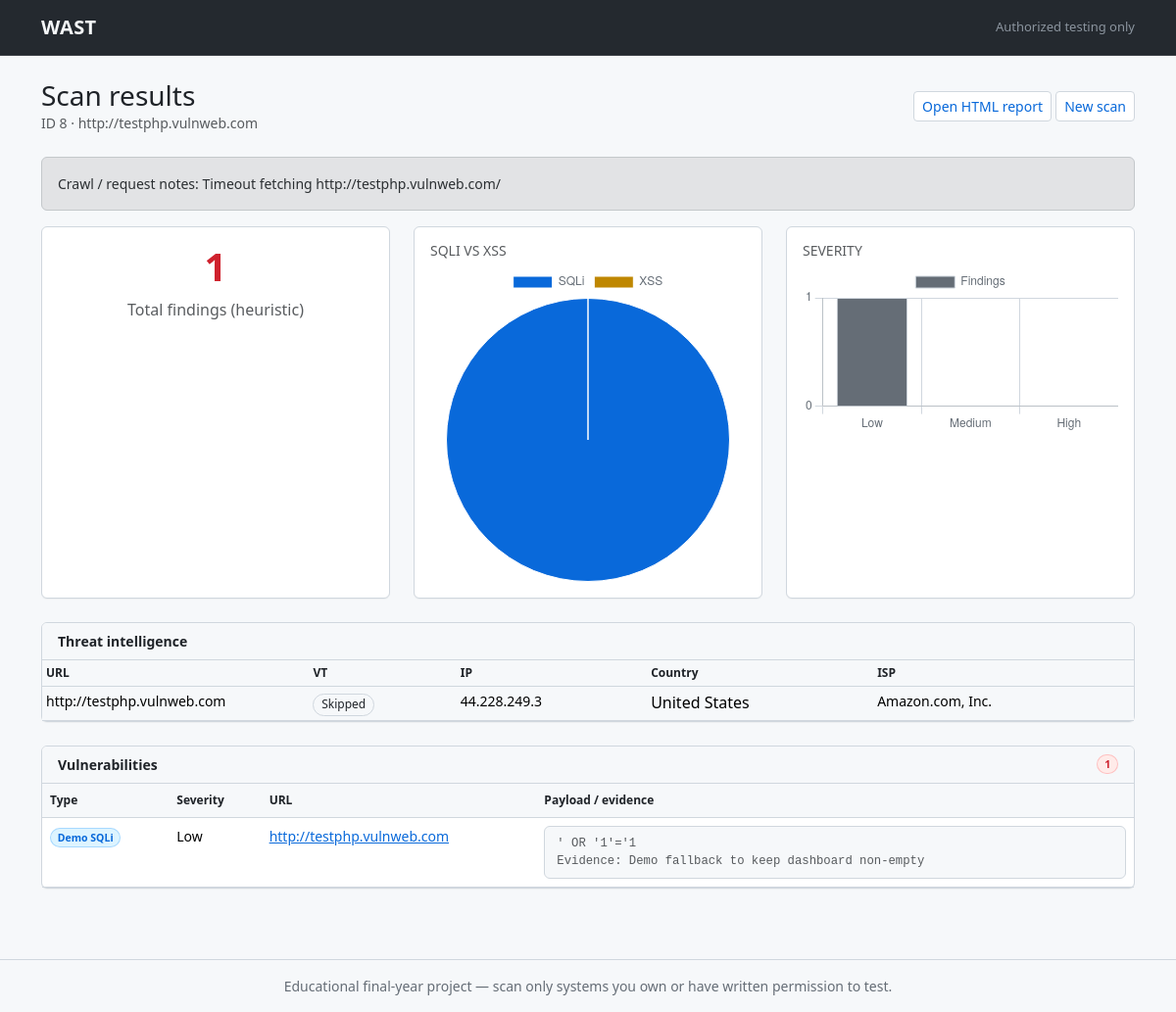
The page /results/8 on the database its author committed.
### tables this page shows
CREATE TABLE scans (
                id INTEGER PRIMARY KEY AUTOINCREMENT,
                target_url TEXT NOT NULL,
                timestamp TEXT NOT NULL,
                status TEXT DEFAULT 'pending',
                error_message TEXT
            );

CREATE TABLE threat_intel (
                id INTEGER PRIMARY KEY AUTOINCREMENT,
                scan_id INTEGER NOT NULL,
                url TEXT NOT NULL,
                virustotal_status TEXT,
                ip TEXT,
                country TEXT,
                isp TEXT,
                FOREIGN KEY (scan_id) REFERENCES scans(id)
            );

CREATE TABLE vulnerabilities (
                id INTEGER PRIMARY KEY AUTOINCREMENT,
                scan_id INTEGER NOT NULL,
                type TEXT NOT NULL,
                url TEXT NOT NULL,
                payload TEXT,
                severity TEXT,
                FOREIGN KEY (scan_id) REFERENCES scans(id)
            );

### app.py (the view)
@app.route("/results/<int:scan_id>")
def results(scan_id: int):
    conn = get_db()
    try:
        scan = conn.execute("SELECT * FROM scans WHERE id = ?", (scan_id,)).fetchone()
        if not scan:
            flash("Scan not found.", "danger")
            return redirect(url_for("home"))
        vulns = conn.execute(
            "SELECT * FROM vulnerabilities WHERE scan_id = ? ORDER BY id",
            (scan_id,),
        ).fetchall()
        intel = conn.execute(
            "SELECT * FROM threat_intel WHERE scan_id = ? ORDER BY id",
            (scan_id,),
        ).fetchall()
    finally:
        conn.close()
    scan_d = dict(scan)
    vulns_d = [dict(v) for v in vulns]
    intel_d = [dict(r) for r in intel]
    sqli_count = sum(1 for v in vulns_d if "SQLi" in (v.get("type") or ""))
    xss_count = sum(1 for v in vulns_d if "XSS" in (v.get("type") or ""))
    sev_counts = {"Low": 0, "Medium": 0, "High": 0}
    for v in vulns_d:
        s = (v.get("severity") or "").split()[0] if v.get("severity") else ""
        if s in sev_counts:
            sev_counts[s] += 1
        elif v.get("severity"):
            sev_counts["Medium"] += 1
    sev_struct = {"low": sev_counts["Low"], "medium": sev_counts["Medium"], "high": sev_counts["High"]}
    return render_template(
        "results.html",
        scan=scan_d,
        vulns=vulns_d,
        intel=intel_d,
        sqli_count=sqli_count,
        xss_count=xss_count,
        sev_counts=sev_counts,
        sev_struct=sev_struct,
        total_vulns=len(vulns_d),
    )

### app.py (called while the page is built)
def get_db() -> sqlite3.Connection:
    conn = sqlite3.connect(DB_PATH, check_same_thread=False)
    conn.row_factory = sqlite3.Row
    return conn

### templates/results.html (shortened to what this page needs)
{% extends "base.html" %}
{% block content %}
<div class="d-flex flex-wrap justify-content-between align-items-center gap-2 mb-4">
  <div>
    <h1 class="h3 mb-0">Scan results</h1>
    <p class="text-muted mb-0 small">ID {{ scan.id }} · {{ scan.target_url }}</p>
  </div>
  <div>
    <a class="btn btn-outline-gh btn-sm" href="{{ url_for('report', scan_id=scan.id) }}" target="_blank">Open HTML report</a>
    <a class="btn btn-outline-gh btn-sm" href="{{ url_for('home') }}">New scan</a>
  </div>
</div>
{% if scan.status in ('pending', 'running') %}
<div class="alert alert-warning" id="scan-progress">
  Scan status: <strong id="scan-status-text">{{ scan.status }}</strong>.
  Status polls every few seconds; the page reloads when the scan completes or fails.
</div>
{% elif scan.status == 'failed' %}
<div class="alert alert-danger">Scan failed: {{ scan.error_message or 'Unknown error' }}</div>
{% else %}
{% if scan.error_message %}
<div class="alert alert-secondary small">Crawl / request notes: {{ scan.error_message }}</div>
{% endif %}
{% endif %}
<div class="row g-4 mb-4">
  <div class="col-md-4">
    <div class="card h-100 gh-card">
      <div class="card-body text-center">
        <h2 class="display-6 stat-number">{{ total_vulns }}</h2>
        <p class="text-muted mb-0">Total findings (heuristic)</p>
      </div>
    </div>
  </div>
  <div class="col-md-4">
    <div class="card h-100 gh-card">
      <div class="card-body">
        <h6 class="text-uppercase text-muted small">SQLi vs XSS</h6>
        <canvas id="chartTypes" height="160"></canvas>
      </div>
    </div>
  </div>
  <div class="col-md-4">
    <div class="card h-100 gh-card">
      <div class="card-body">
        <h6 class="text-uppercase text-muted small">Severity</h6>
        <canvas id="chartSeverity" height="160"></canvas>
      </div>
    </div>
  </div>
</div>
<div class="row g-4">
  <div class="col-12">
    <div class="card gh-card h-100">
      <div class="card-header">Threat intelligence</div>
      <div class="card-body table-responsive p-0">
        {% if intel %}
        <table class="table table-sm table-striped gh-table mb-0">
          <thead><tr><th>URL</th><th>VT</th><th>IP</th><th>Country</th><th>ISP</th></tr></thead>
          <tbody>
            {% for row in intel %}
            <tr>
              <td class="small text-truncate" style="max-width:8rem;" title="{{ row.url }}">{{ row.url }}</td>
              <td><span class="badge rounded-pill badge-gh-muted">{{ row.virustotal_status }}</span></td>
              <td class="small">{{ row.ip or '—' }}</td>
              <td>{{ row.country or '—' }}</td>
              <td class="small">{{ row.isp or '—' }}</td>
            </tr>
            {% endfor %}
          </tbody>
        </table>
        {% else %}
        <p class="text-muted mb-0">No threat intel rows yet.</p>
        {% endif %}
      </div>
    </div>
  </div>
</div>
<div class="card gh-card mt-4">
  <div class="card-header d-flex justify-content-between align-items-center">
    <span>Vulnerabilities</span>
    <span class="badge rounded-pill" style="background:#ffebe9;color:#cf222e;border:1px solid #ff818266;">{{ total_vulns }}</span>
  </div>
  <div class="card-body table-responsive p-0">
    {% if vulns %}
    <table class="table table-hover gh-table mb-0 small">
      <thead><tr><th>Type</th><th>Severity</th><th>URL</th><th>Payload / evidence</th></tr></thead>
      <tbody>
        {% for v in vulns %}
        <tr>
          <td>
            <span class="badge rounded-pill {{ 'badge-gh-xss' if 'XSS' in v.type else 'badge-gh-sqli' if 'SQLi' in v.type else 'badge-gh-muted' }}">
              {{ v.type }}
            </span>
          </td>
          <td>{{ v.severity }}</td>
          <td class="text-truncate" style="max-width:12rem;"><a href="{{ v.url }}" target="_blank" rel="noopener">{{ v.url }}</a></td>
          <td><pre class="mb-0 small text-muted" style="white-space:pre-wrap;">{{ v.payload }}</pre></td>
        </tr>
        {% endfor %}
      </tbody>
    </table>
    {% else %}
    <p class="p-3 text-muted mb-0">No heuristic findings for this scan (or scan still running).</p>
    {% endif %}
  </div>
</div>
{% endblock %}
{% block scripts %}
<script>
  window.WAST_CHARTS = {
    sqli: {{ sqli_count }},
    xss: {{ xss_count }},
    sevLow: {{ sev_counts['Low'] }},
    sevMed: {{ sev_counts['Medium'] }},
    sevHigh: {{ sev_counts['High'] }},
    scanId: {{ scan.id | tojson }},
    scanStatus: {{ (scan.status or "") | tojson }}
  };
</script>
{% endblock %}

### templates/base.html (shortened to what this page needs)
<!DOCTYPE html>
<html lang="en">
<head>
  <link href="https://cdn.jsdelivr.net/npm/bootstrap@5.3.3/dist/css/bootstrap.min.css" rel="stylesheet">
  <link rel="stylesheet" href="{{ url_for('static', filename='style.css') }}">
</head>
<body class="theme-github">
  <nav class="navbar navbar-expand-lg gh-header">
    <div class="container">
      <a class="navbar-brand" href="{{ url_for('home') }}">WAST</a>
      <span class="navbar-text">Authorized testing only</span>
    </div>
  </nav>
  <main class="container py-4">
    {% block content %}{% endblock %}
  </main>
  <footer class="gh-footer mt-5 py-3 text-center small">
    <div class="container">
      Educational final-year project — scan only systems you own or have written permission to test.
    </div>
  </footer>
  {% block scripts %}{% endblock %}
</body>
</html>

### static/style.css (style rules this page uses)
:root { --gh-canvas-default: #ffffff; --gh-canvas-subtle: #f6f8fa; --gh-fg-default: #1f2328; --gh-fg-muted: #656d76; --gh-border-default: #d0d7de; --gh-accent-fg: #0969da; --gh-accent-emphasis: #0550ae; --gh-danger-fg: #cf222e; --gh-success-fg: #1a7f37; --gh-header-bg: #24292f; --gh-header-fg: #f6f8fa; }
body.theme-github { min-height: 100vh; display: flex; flex-direction: column; background-color: var(--gh-canvas-subtle); color: var(--gh-fg-default); }
.theme-github main a:not(.btn):not(.alert-link) { color: var(--gh-accent-fg); }
main { flex: 1; }
.gh-header { background-color: var(--gh-header-bg); border-bottom: 1px solid rgba(240, 246, 252, 0.1); }
.gh-header .navbar-brand { color: var(--gh-header-fg) !important; letter-spacing: 0.02em; font-weight: 600; }
.gh-header .navbar-text { color: #8b949e !important; font-size: 0.8125rem; }
.gh-footer { border-top: 1px solid var(--gh-border-default); color: var(--gh-fg-muted); background-color: var(--gh-canvas-subtle); }
.gh-card { background-color: var(--gh-canvas-default); border: 1px solid var(--gh-border-default) !important; border-radius: 6px; box-shadow: 0 1px 0 rgba(27, 31, 36, 0.04); }
.gh-card .card-header { background-color: var(--gh-canvas-subtle); border-bottom: 1px solid var(--gh-border-default); color: var(--gh-fg-default); font-weight: 600; font-size: 0.875rem; }
.btn-outline-gh { color: var(--gh-accent-fg); border-color: var(--gh-border-default); background: var(--gh-canvas-default); }
pre { font-size: 0.8rem; background-color: var(--gh-canvas-subtle); border: 1px solid var(--gh-border-default); border-radius: 6px; padding: 0.5rem 0.75rem; color: var(--gh-fg-default); }
.gh-table { --bs-table-bg: transparent; --bs-table-striped-bg: var(--gh-canvas-subtle); color: var(--gh-fg-default); border-color: var(--gh-border-default); }
.gh-table thead th { background-color: var(--gh-canvas-subtle); border-bottom: 1px solid var(--gh-border-default); color: var(--gh-fg-default); font-weight: 600; font-size: 0.75rem; }
.badge-gh-muted { background-color: var(--gh-canvas-subtle); color: var(--gh-fg-default); border: 1px solid var(--gh-border-default); font-weight: 500; }
.badge-gh-sqli { background-color: #ddf4ff; color: #0969da; border: 1px solid #54aeff66; }
.stat-number { color: var(--gh-danger-fg); font-weight: 600; }

### rows shown on the page
scans: id "8", target_url "http://testphp.vulnweb.com", error_message "Timeout fetching http://testphp.vulnweb.com/"
threat_intel: url "http://testphp.vulnweb.com", virustotal_status "Skipped", ip "44.228.249.3", country "United States", isp "Amazon.com, Inc."
vulnerabilities: type "Demo SQLi", severity "Low", url "http://testphp.vulnweb.com", payload "' OR '1'='1 Evidence: Demo fallback to keep dashboard non-empty"

### other values the page prints
{{ total_vulns }} "1"
chart data {{ xss_count }} 0
chart data {{ sev_counts['Low'] }} 1
chart data {{ sev_counts['Medium'] }} 0
